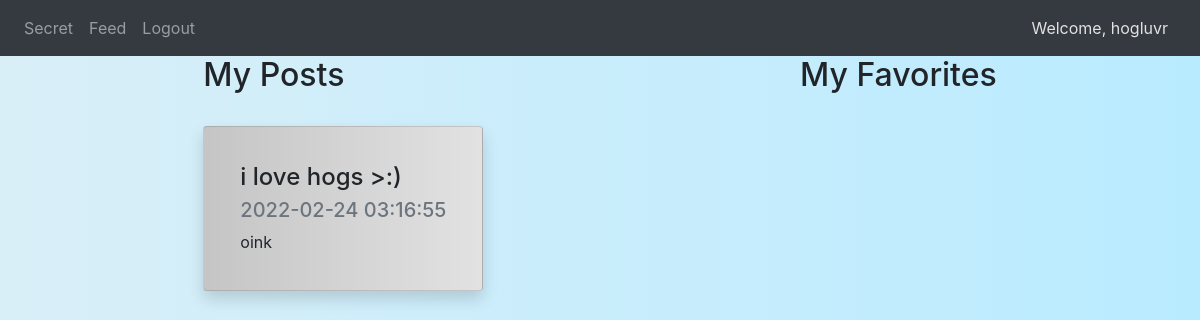
/profile (signed in), run on the app's committed database.
### website/models.py (models this page shows, shortened)
class Users(db.Model, UserMixin):
    user_id = db.Column(db.Integer, primary_key=True, autoincrement=True, nullable=False)
    first_name = db.Column(db.String(175), nullable=False)
    last_name = db.Column(db.String(175), nullable=False)
    email = db.Column(db.String(175), unique=True, nullable=False)
    username = db.Column(db.String(175), unique=True, nullable=False)
    password = db.Column(db.String(512), nullable=False)

class Posts(db.Model):
    post_id = db.Column(db.Integer, primary_key=True, autoincrement=True)
    post_title = db.Column(db.String(175))
    post_content = db.Column(db.String(10000))
    post_image = db.Column(db.String(512))
    post_date = db.Column(db.DateTime(timezone=True), server_default = func.now())
    post_author = db.Column(db.Integer, db.ForeignKey('users.user_id'))

### website/auth.py (the view)
@auth.route('/profile', methods=['GET', 'POST'])
def profile():
    user = Users.query.filter_by(username=current_user.username).first()
    users_posts = Posts.query.filter_by(post_author=user.user_id).all()
    users_favorites = Favorites.query.filter_by(user_id=user.user_id).all()
    favorite_ids = [x.post_id for x in users_favorites]
    print(favorite_ids)
    fav_posts = Posts.query.filter(Posts.post_id.in_(favorite_ids)).all()
    print(fav_posts)
    return render_template('profile.html', user= current_user, posts=users_posts, favorites=fav_posts)

### website/__init__.py (called while the page is built)
def create_app():
    app = Flask(__name__)
    app.config['SECRET_KEY'] = SECRET_KEY
    app.config['SQLALCHEMY_DATABASE_URI'] = f'sqlite:///{DB_NAME}'
    app.config['SQLALCHEMY_TRACK_MODIFICATIONS'] = False
    db.init_app(app)
    from .views import views
    from .auth import auth
    app.register_blueprint(views, url_prefix='/')
    app.register_blueprint(auth, url_prefix='/')
    QRcode(app)
    from .models import Users, Posts, Favorites
    create_database(app)
    login_manager = LoginManager()
    login_manager.login_view = 'auth.login'
    login_manager.init_app(app)
    @login_manager.user_loader
    def load_user(id):
        return Users.query.get(int(id))
    return app

### website/templates/profile.html (shortened to what this page needs)
{% extends 'base.html' %}
{% block style %}
    <link rel="stylesheet" href="static/profile_css.css">
{% endblock %}
{% block body%}
<div class="d-flex flex-row justify-content-around">
    <div>
        <h2 class="mb-4">My Posts</h2>
        {% for post in posts %}
        <div align="left">
            <div class="card shadow p-3 mb-5 bg-white rounded postBG">
                <div class="card-body" align="left">
                    <h4 class="card-title">{{ post.post_title }}</h4>
                    <h5 class="card-subtitle mb-2 text-muted">{{ post.post_date }}</h5>
                    <p class="card-text">{{ post.post_content }}</p>
                </div>
            </div>
        </div>
        {% endfor %}
    </div>
    <div>
        <h2 class="mb-4">My Favorites</h2>
    </div>
</div>
{%endblock%}

### website/templates/base.html (shortened to what this page needs)
<!DOCTYPE html>
<html lang="en">
<head>
    <link rel="stylesheet" href="https://stackpath.bootstrapcdn.com/bootstrap/4.1.3/css/bootstrap.min.css">
    <link rel="stylesheet" href="https://cdnjs.cloudflare.com/ajax/libs/font-awesome/6.0.0/css/all.min.css" />
    <link rel="stylesheet" href="static/base_css.css">
    {% block style%}
    {% endblock %}
</head>
<body>
    <nav class = "navbar navbar-expand-lg navbar-dark bg-dark">
        <div class ="collapse navbar-collapse" id="navbar">
            <div class ="navbar-nav">
                {% if user.is_authenticated %}
                <a id = "home" href={{ url_for('views.home') }} class="nav-item nav-link">Secret</a>
                <a id = "home" href={{ url_for('views.feed') }} class="nav-item nav-link">Feed</a>
                <a id = "logout" href={{ url_for('auth.logout') }} class="nav-item nav-link">Logout</a>
                {% else %}
                <a id = "login" href={{ url_for('auth.login') }} class="nav-item nav-link">Login</a>
                <a id = "signUp" href={{ url_for('auth.sign_up') }} class="nav-item nav-link">Sign Up</a>
                {% endif %}
            </div>
        </div>
        {% if user.is_authenticated %}
        <a id="welcome" class="nav-item nav-link ml-auto" href={{ url_for('auth.profile') }}>Welcome, {{ user.username }}</a>
        {% endif %}
    </nav>
    <div class="container">
        {% block body%}
        {%endblock%}
    </div>
</body>
</html>

### website/static/base_css.css (style rules this page uses)
body { background-image: linear-gradient(to right,#d9eff8, #b9ebff); }
#welcome { color: #e2e2e2; }

### website/static/profile_css.css (style rules this page uses)
.postBG { background-image: linear-gradient(to left,#e2e2e2, #c5c5c5); margin-top: 2rem; margin-bottom: 1rem; width: 20; }

### data on the page
Users: username "hogluvr"
Posts: post_title "i love hogs >:)", post_date "2022-02-24 03:16:55", post_content "oink"
